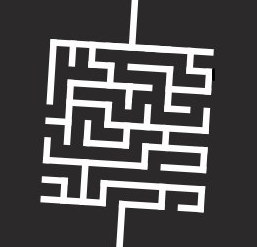
#> input picture shots/shot5.png, 257 x 247 px
$ python skeleton_path_finder.py
#> lines starting #> are read from the running program, lines starting #| are printed output that depends on the picture; after the words box and inside, x2 and y2 are one past the last pixel; in counts of white or black regions, pixels touching at a corner belong together
import numpy as np
import matplotlib.pyplot as plt
import time
from scipy.ndimage.morphology import binary_erosion

plt.ion()
dirs = [0, 1, 2, 3]

# 0 - down
# 1 - left
# 2 - up
# 3 - right

def img_preprocessing(img):
    img = intoGrayScale(img, False)
    plt.figure()
    plt.subplot(1, 2, 1)
    plt.imshow(img)
    plt.title('initial image')
    # initialIm = np.copy(img)
    #
    # start_time = time.time()

    img = binary(img, 0.98)
    plt.subplot(1, 2, 2)
    plt.imshow(img)
    plt.title('binary image')
    # [8 lines of commented-out code are left out]
    plt.show()

    return img


def median_binary_filter(img, size=(3, 3)):
    img_f = np.zeros([img.shape[0],img.shape[1]], np.int32)
    for i in range(0, img.shape[0] - size[0], 1):
        for j in range(0, img.shape[1] - size[1], 1):
            if np.sum(img[i:i + size[0], j : j + size[1]]) > 0.8 * size[0] * size[1]:
                img_f[i:i + size[0], j : j + size[1]] = np.ones(size, np.int32)
            else:
                img_f[i:i + size[0], j : j + size[1]] = np.zeros(size, np.int32)
    return img_f


def intoGrayScale(im, add_noise=False):
    """ Формируем черно-белое изображение """
    grayscaling = lambda x: np.sqrt(np.sum(np.square(x[:-1])))
    greyIm = np.array(
        [np.array([grayscaling(a) for a in row]) for row in img])
    if add_noise:
        greyIm = greyIm + (np.random.normal(0, 0.1, im.shape[:-1]))
    return greyIm


def binary(im, treshold=0.5):
    """
    Бинаризация по заданному порогу

    Parameters
    ----------
    im : array_like
        входное ч/б изображение.
    Returns
    -------
    binaryIm : ndarray
    """

    tresholdBinary = lambda x: 0 if x < treshold else 1
    binaryIm = np.array(
        [np.array([tresholdBinary(a) for a in row]) for row in im])
    return binaryIm


def count_nods(im, corners, down, left, up, right):
    n = 0
    if corners:
        n += im[center - pathWidth, center - pathWidth] + im[center - pathWidth, center + pathWidth] + im[
            center + pathWidth, center - pathWidth] + im[center + pathWidth, center + pathWidth]
    if down:
        n += im[center + pathWidth, center]
    if left:
        n += im[center, center - pathWidth]
    if up:
        n += im[center - pathWidth, center]
    if right:
        n += im[center, center + pathWidth]
    return n


def check_possible_direction(local_area, cur_dir, possible_dirs=[1, 1, 1, 1]):
    if count_nods(local_area,True,False,False,False,False) == 0:
        try:
            if any(define_next_point(local_area, dirs[cur_dir - 1]) != [center, center]) and possible_dirs[
                dirs[cur_dir - 1]] != 0:
                return dirs[cur_dir - 1], define_next_point(local_area, dirs[cur_dir - 1])
            elif any(define_next_point(local_area, dirs[cur_dir]) != [center, center]) and possible_dirs[
                dirs[cur_dir]] != 0:
                return dirs[cur_dir], define_next_point(local_area, dirs[cur_dir])
            elif any(define_next_point(local_area, dirs[cur_dir + 1]) != [center, center]) and possible_dirs[
                dirs[cur_dir + 1]] != 0:
                return dirs[cur_dir + 1], define_next_point(local_area, dirs[cur_dir + 1])
            else:
                return -1,[center,center]
        except:
            if any(define_next_point(local_area, dirs[cur_dir - 1]) != [center, center]) and possible_dirs[
                dirs[cur_dir - 1]] != 0:
                return dirs[cur_dir - 1], define_next_point(local_area, dirs[cur_dir - 1])
            elif any(define_next_point(local_area, dirs[cur_dir]) != [center, center]) and possible_dirs[
                dirs[cur_dir]] != 0:
                return dirs[cur_dir], define_next_point(local_area, dirs[cur_dir])
            elif any(define_next_point(local_area, dirs[cur_dir - 3]) != [center, center]) and possible_dirs[
                dirs[cur_dir - 3]] != 0:
                return dirs[cur_dir - 3], define_next_point(local_area, dirs[cur_dir - 3])
            else:
                return -1,[center,center]

    else:
        return cur_dir, define_next_point(local_area, dirs[cur_dir])


def define_next_point(local_area, dir):
    width = 0
    pos = [center, center]

    if dir == 0:  # down
        for i in range(center - int(pathWidth), center + int(pathWidth)):
            if local_area[center + int(pathWidth), i] == 1:
                width += 1
                pos = [center + int(pathWidth / step_coef) + 1, i - int(width / 2) + 1]
    elif dir == 1:  # left
        for i in range(center - int(pathWidth), center + int(pathWidth)):
            if local_area[i, center - int(pathWidth)] == 1:
                width += 1
                pos = [i - int(width / 2), center - int(pathWidth / step_coef)]
    elif dir == 2:  # up
        for i in range(center - int(pathWidth), center + int(pathWidth)):
            if local_area[center - int(pathWidth), i] == 1:
                width += 1
                pos = [center - int(pathWidth / step_coef), i - int(width / 2)]
    elif dir == 3:
        for i in range(center - int(pathWidth), center + int(pathWidth)):
            if local_area[i, center + int(pathWidth)] == 1:
                width += 1
                pos = [i - int(width / 2), center + int(pathWidth / step_coef)]
    return np.array(pos)


def reset():
    global ENABLE, FOUND,path, pathWidth, pathWidth_bottom, n_shot, n_nodes
    FOUND = False
    ENABLE = False
    # NODE_ZONE = False
    pathWidth = 0
    pathWidth_bottom = 0
    path = np.ones([100, 7], dtype=np.int16)
    n_nodes = 0
    n_shot = 0


if __name__ == '__main__':
    ENABLE = False  # True if all labyrinth parameters defined and img is static
    FOUND = False  # True when in last path point
    # NODE_ZONE = False  # to prevent double nodes
    MEMORY_CAPACITY = 31
    center = int((MEMORY_CAPACITY - 1) / 2)
    # cur_dir = 0
    step_coef = 2
    path = np.ones([100, 7], dtype=np.int16)
    # [0,1] - coordinated, [2] - move dir when node was append, [3:6] - possible dirs

    n_nodes = 0

    # img = plt.imread('labyrint.png')
    img = plt.imread('shots/shot5.png')
#> img is the input picture: shape (247, 257, 4) float32; mean R, G, B, A 0.311, 0.304, 0.308, 1
    img = img_preprocessing(img)
#> in binary, `binaryIm = np.array( [np.array([tresholdBinary(a) for a in row]) for r..`:
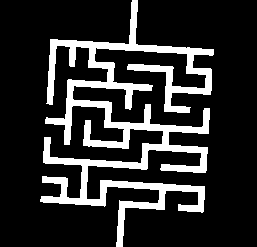
#> binaryIm: shape (247, 257) int64; values 0 (black) and 1 (white), 17.4% white; 1 white region, box (x1, y1, x2, y2) and area: (40, 0, 214, 247) 11034
#> in img_preprocessing, `plt.show()`:
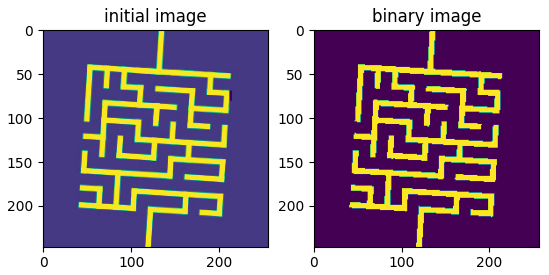
#> figure drawn by matplotlib, 2 panels

    start_time = time.time()
    pathWidth = 0
    pathWidth_bottom = 0
    n_shot = 0
    a=0
    b= [0,0]

    while n_shot <= 1000000:
        img_out = np.array(img).copy()
        # ====================================
        # Define labyrinth parameters
        # ====================================
        if not ENABLE:  # define labirint parameters
            # scan image with

            for y_block in range(0, img_out.shape[0] - MEMORY_CAPACITY):  # цикл по блокам из-за ограничения памяти
                for x_block in range(0, img_out.shape[1] - MEMORY_CAPACITY):
                    if y_block == 0 and img_out[0, x_block + center] == 1:
                        pathWidth += 1
                        path[0] = [center, x_block + center - (int)(pathWidth / 2), 0, 1, 1, 1, 1]

                    elif y_block == img_out.shape[0] - MEMORY_CAPACITY - 1 and img_out[
                                y_block + center, x_block + center] == 1:
                        pathWidth_bottom += 1

                    else:
                        pass
#> after the loop, pathWidth = 6; pathWidth_bottom = 7
            n_nodes += 1
            path[1] = path[0]
            if np.abs(pathWidth - pathWidth_bottom) < 4 and pathWidth != 0 and (
                            pathWidth * 2 + 1) < MEMORY_CAPACITY:
                pathWidth = int((pathWidth + pathWidth_bottom) / 2)

                # f_node_corners = np.zeros((MEMORY_CAPACITY, MEMORY_CAPACITY))
                # f_node_corners[center - pathWidth, center - pathWidth] = 1
                # f_node_corners[center + pathWidth, center - pathWidth] = 1
                # f_node_corners[center - pathWidth, center + pathWidth] = 1
                # f_node_corners[center + pathWidth, center + pathWidth] = 1

                # f_node_h = np.zeros((MEMORY_CAPACITY, MEMORY_CAPACITY))
                # f_node_h[center, center - pathWidth] = 1
                # f_node_h[center, center + pathWidth] = 1
                #
                # f_node_v = np.zeros((MEMORY_CAPACITY, MEMORY_CAPACITY))
                # f_node_v[center - pathWidth, center] = 1
                # f_node_v[center + pathWidth, center] = 1
                #
                # f_node = f_node_h + f_node_v
                img_out[path[0, 0]: pathWidth,
                path[0, 1] - int(pathWidth / 2):path[0, 1] + int(pathWidth / 2)] = 2
                ENABLE = True
            else:
                pass

        # ====================================
        # If parameters defined, try to STEP
        # ====================================
        else:
            # localStart = path[0][:2];
            # localPathWidth = 0;
            # Scan over the image, paint lines between nodes and find last point

            for y_block in range(0, img.shape[0] - MEMORY_CAPACITY):  # цикл по блокам из-за ограничения памяти
                for x_block in range(0, img.shape[1] - MEMORY_CAPACITY):

                    # check if smth changed
                    if all([y_block+center, x_block+center] == path[0][:2]) and img_out[y_block+center, x_block+center] == 0:
                        reset()

                    # if in last path point
                    if all([y_block + center, x_block + center] == path[n_nodes][:2]):
                        FOUND = True
                        local_area = img_out[y_block:y_block + MEMORY_CAPACITY, x_block: x_block + MEMORY_CAPACITY]
                        # Check deadend
                        a,b = check_possible_direction(local_area, path[n_nodes][2],path[n_nodes][3:])
                        b += np.array([y_block, x_block])
                        if check_possible_direction(local_area, path[n_nodes][2],
                                                    path[n_nodes][3:])[0] == -1 or count_nods(local_area,False,True,True,True,True) == 1:
                            # if all(define_next_point(local_area, path[n_nodes][2]) == [0, 0]):
                            n_nodes -= 1
                            path[n_nodes + 1] = [1] * 7

                        # Check streight
                        elif count_nods(local_area, True, False, True, False, True) == 0 or (
                                    count_nods(local_area, True, True, False, True, False) == 0):
                            path[n_nodes][:2] = define_next_point(local_area, path[n_nodes][2]) + np.array(
                                [y_block, x_block])
                            path[n_nodes][3:] = [1, 1, 1, 1]

                        # continue after/before node
                        elif count_nods(local_area, True, False, False, False, False) != 0:
                            path[n_nodes][path[n_nodes][2] % 2] = \
                                (define_next_point(local_area, path[n_nodes][2]) + np.array(
                                    [y_block, x_block]))[
                                    path[n_nodes][2] % 2]
                            path[n_nodes][3:] = [1, 1, 1, 1]

                        # перекресток или поворот
                        else:
                            step_coef = 1
                            n_nodes += 1
                            path[n_nodes][:] = path[n_nodes - 1][:]
                            path[n_nodes][2], path[n_nodes][:2] = check_possible_direction(local_area,
                                                                                           path[n_nodes][2],
                                                                                           path[n_nodes][3:])
                            path[n_nodes][:2] += np.array([y_block, x_block])
                            path[n_nodes - 1][3 + path[n_nodes][2]] = 0
                            try:
                                path[n_nodes - 1][3 + path[n_nodes-1][2]+2] = 0
                            except:
                                path[n_nodes - 1][3 + path[n_nodes - 1][2] - 2] = 0
                            step_coef = 2

                    if FOUND:
                        break

                if FOUND:
                    FOUND = False
                    break

        # if smth goes wrong and agent returned to start
        if all(path[n_nodes] == path[0]) and n_nodes != 1:
            reset()

        # if maze done
        if path[n_nodes][0] >= img_out.shape[0] - 2*pathWidth:
            reset()

        plt.clf()

        img_out[path[n_nodes, 0] - int(pathWidth / 2): path[n_nodes, 0] + int(pathWidth / 2),
        path[n_nodes, 1] - int(pathWidth / 2):path[n_nodes, 1] + int(pathWidth / 2)] = 2
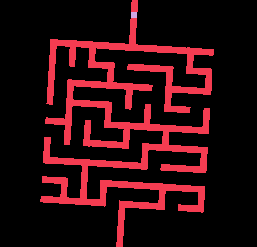
#> img_out: shape (247, 257) int64; 3 distinct labels, from 0 to 2; one colour per label, 0 black
        n_shot += 1
        start_time = time.time()
        plt.imshow(img_out)
        plt.title('dir: {0}, coord: {1}'.format(a,b))
        plt.draw()
        plt.pause(0.001)

    print('finding path takes: ', str(time.time() - start_time), 's')
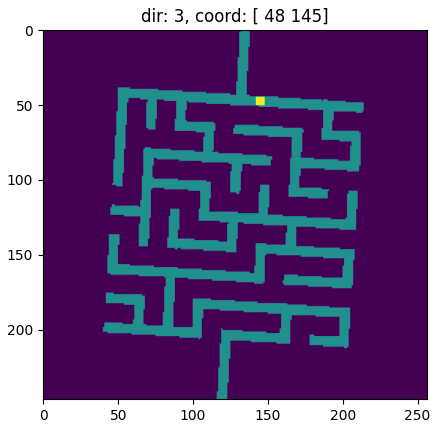
#> figure drawn by matplotlib, 1 panel

$ run again, with labyrint.png copied over shots/shot5.png
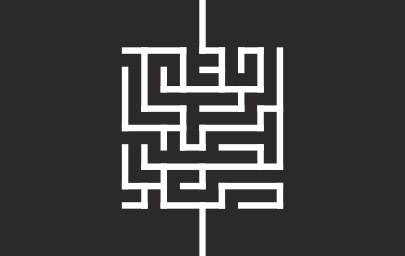
#> input picture labyrint.png, 405 x 256 px
#> img is the input picture: shape (256, 405, 4) float32; mean R, G, B, A 0.254, 0.247, 0.25, 1
#> binaryIm: shape (256, 405) int64; values 0 (black) and 1 (white), 10.5% white; 1 white region, box (x1, y1, x2, y2) and area: (122, 0, 283, 256) 10867
#> `img_out[path[n_nodes, 0] - int(pathWidth / 2): path[n_nodes, 0] + int(..`:
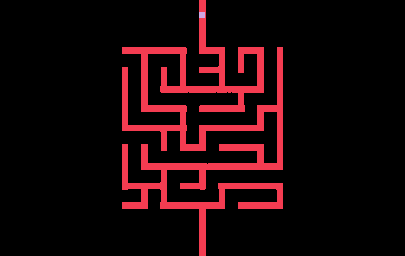
#> img_out: shape (256, 405) int64; 3 distinct labels, from 0 to 2; one colour per label, 0 black
#> `print('finding path takes: ', str(time.time() - start_time), 's')`:
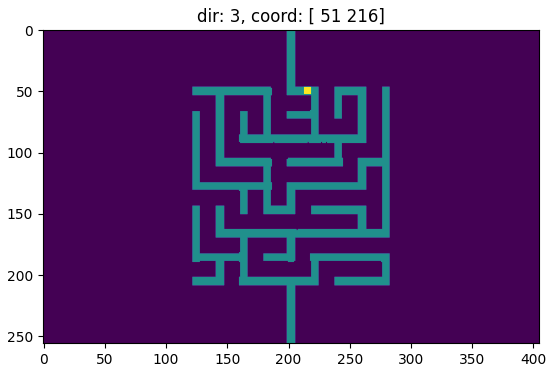
#> figure drawn by matplotlib, 1 panel

$ run again, with shots/shot1.png copied over shots/shot5.png
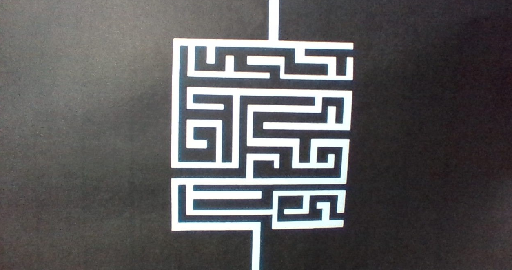
#> input picture shots/shot1.png, 512 x 270 px
#> img is the input picture: shape (270, 512, 4) float32; mean R, G, B, A 0.365, 0.36, 0.364, 1
#> binaryIm: shape (270, 512) int64; values 0 (black) and 1 (white), 12.3% white; 30 white regions (29 under 20 px), largest, box (x1, y1, x2, y2) and area: (171, 0, 354, 270) 16914
#> `img_out[path[n_nodes, 0] - int(pathWidth / 2): path[n_nodes, 0] + int(..`:
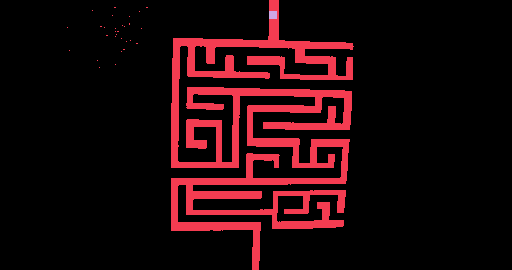
#> img_out: shape (270, 512) int64; 3 distinct labels, from 0 to 2; one colour per label, 0 black
#> `print('finding path takes: ', str(time.time() - start_time), 's')`:
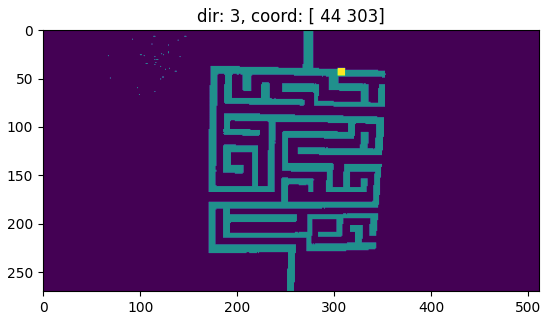
#> figure drawn by matplotlib, 1 panel

$ run again, with shots/shot1111.png copied over shots/shot5.png
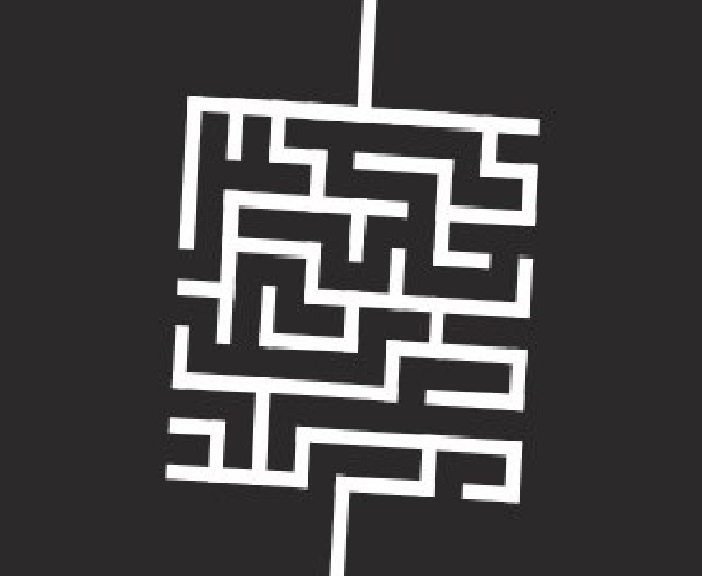
#> input picture shots/shot1111.png, 702 x 576 px
#> img is the input picture: shape (576, 702, 4) float32; mean R, G, B, A 0.283, 0.276, 0.278, 1
#> binaryIm: shape (576, 702) int64; values 0 (black) and 1 (white), 13.8% white; 10 white regions (9 under 20 px), largest, box (x1, y1, x2, y2) and area: (165, 0, 540, 576) 55905
#> `img_out[path[n_nodes, 0] - int(pathWidth / 2): path[n_nodes, 0] + int(..`:
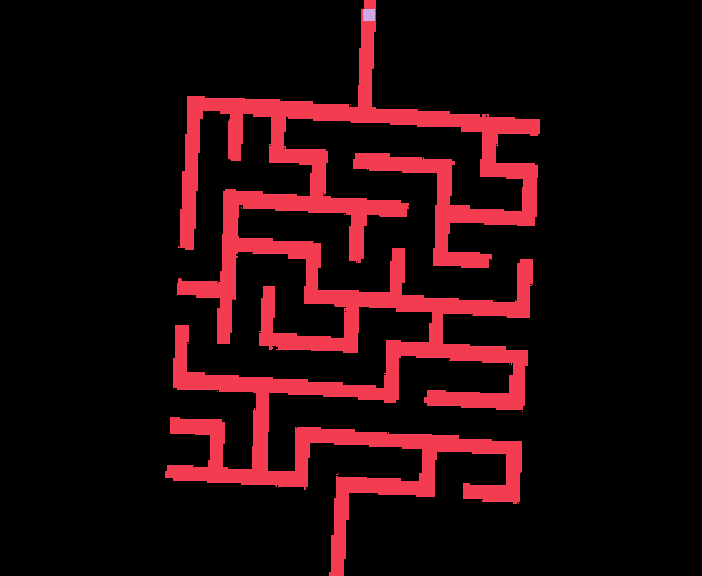
#> img_out: shape (576, 702) int64; 3 distinct labels, from 0 to 2; one colour per label, 0 black
#> `print('finding path takes: ', str(time.time() - start_time), 's')`:
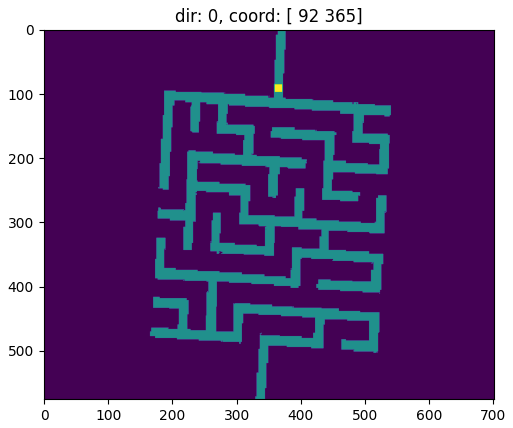
#> figure drawn by matplotlib, 1 panel
